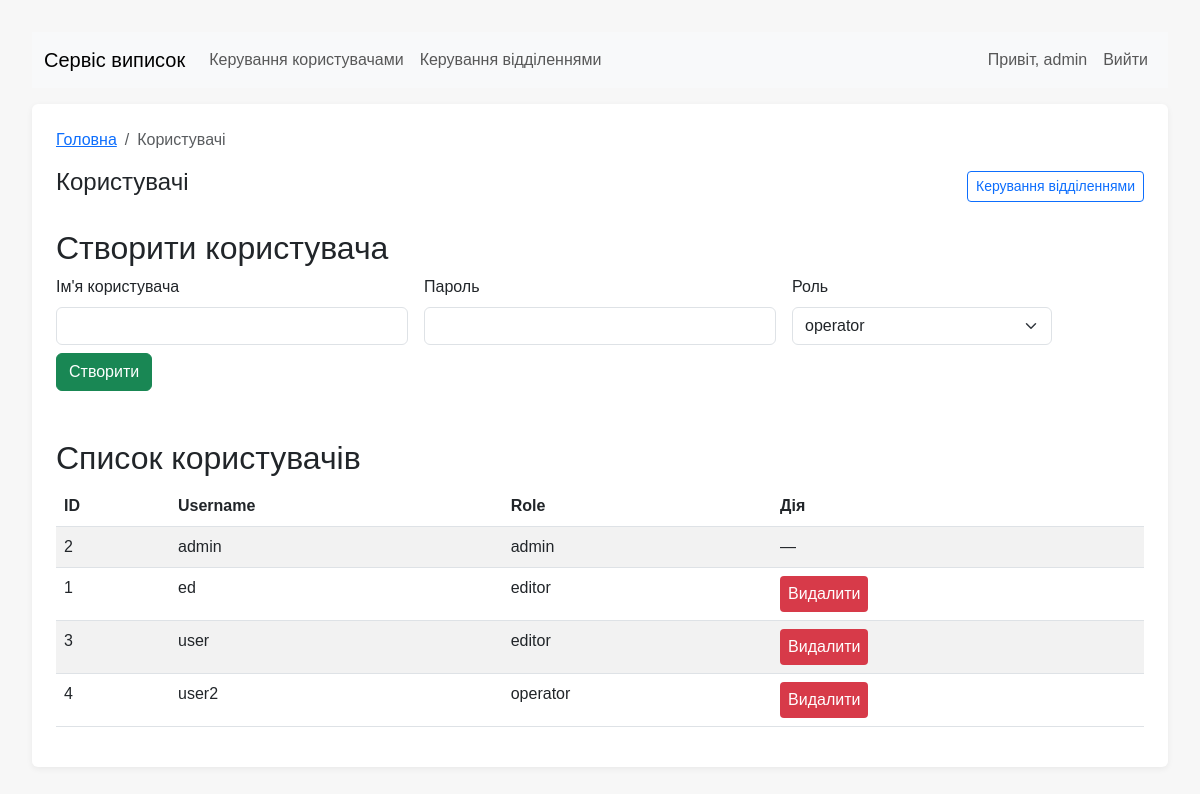
The app's page /admin/users (signed in) with its own data.
### models.py (models this page shows, shortened)
class User(UserMixin, db.Model):
    __tablename__ = 'users'
    id = db.Column(db.Integer, primary_key=True)
    username = db.Column(db.String(80), unique=True, nullable=False)
    password_hash = db.Column(db.String(128), nullable=False)
    role = db.Column(db.String(20), nullable=False, default='operator')  # operator/editor/admin
    records = db.relationship('Record', backref='creator', lazy=True)

### app.py (the view)
    @app.route('/admin/users')
    @role_required('admin')
    def admin_users():
        users = User.query.order_by(User.username).all()
        return render_template('admin_users.html', users=users)

### templates/admin_users.html (shortened to what this page needs)
{% extends "base.html" %}
{% block breadcrumbs %}
  <li class="breadcrumb-item active" aria-current="page">Користувачі</li>
{% endblock %}
{% block content %}
  <div class="d-flex align-items-center justify-content-between">
    <h1 class="h4">Користувачі</h1>
    <div>
      <a class="btn btn-outline-primary btn-sm" href="{{ url_for('admin_departments') }}">Керування відділеннями</a>
    </div>
  </div>
  <h2 class="mt-4">Створити користувача</h2>
  <form method="post" action="{{ url_for('admin_create_user') }}" class="row gx-3 gy-2 align-items-end">
    <div class="col-sm-4">
      <label class="form-label">Ім'я користувача</label>
      <input class="form-control" name="username" required>
    </div>
    <div class="col-sm-4">
      <label class="form-label">Пароль</label>
      <input class="form-control" name="password" type="password" required>
    </div>
    <div class="col-sm-3">
      <label class="form-label">Роль</label>
      <select class="form-select" name="role">
        <option value="operator">operator</option>
      </select>
    </div>
    <div class="col-auto">
      <button class="btn btn-success" type="submit">Створити</button>
    </div>
  </form>
  <h2 class="mt-5">Список користувачів</h2>
  <div class="table-responsive">
  <table class="table table-striped">    <thead>
      <tr>
        <th>ID</th>
        <th>Username</th>
        <th>Role</th>
        <th>Дія</th>
      </tr>
    </thead>
    <tbody>
      {% for u in users %}
        <tr>
          <td>{{ u.id }}</td>
          <td>{{ u.username }}</td>
          <td>{{ u.role }}</td>
          <td>
            {% if current_user.id != u.id %}
              <form method="post" action="{{ url_for('admin_delete_user', user_id=u.id) }}" style="display:inline;">
                <button class="btn-delete" type="submit">Видалити</button>
              </form>
            {% else %}
              —
            {% endif %}
          </td>
        </tr>
      {% endfor %}
    </tbody>
  </table>
{% endblock %}

### templates/base.html (shortened to what this page needs)
<!doctype html>
<html lang="uk">
<head>
  <link href="https://cdn.jsdelivr.net/npm/bootstrap@5.3.0/dist/css/bootstrap.min.css" rel="stylesheet">
  <link rel="stylesheet" href="{{ url_for('static', filename='style.css') }}">
</head>
<body>
  <nav class="navbar navbar-expand-lg navbar-light bg-light mb-3">
    <div class="container-fluid">
      <a class="navbar-brand" href="{{ url_for('index') }}">Сервіс виписок</a>
      <div class="collapse navbar-collapse">
        <ul class="navbar-nav me-auto mb-2 mb-lg-0">
          {% if current_user.is_authenticated %}
            {% if current_user.role == 'admin' %}
              <li class="nav-item"><a class="nav-link" href="{{ url_for('admin_users') }}">Керування користувачами</a></li>
              <li class="nav-item"><a class="nav-link" href="{{ url_for('admin_departments') }}">Керування відділеннями</a></li>
            {% endif %}
          {% endif %}
        </ul>
        <ul class="navbar-nav ms-auto">
          {% if current_user.is_authenticated %}
            <li class="nav-item nav-link">Привіт, {{ current_user.username }}</li>
            <li class="nav-item"><a class="nav-link" href="{{ url_for('logout') }}">Вийти</a></li>
          {% else %}
            <li class="nav-item"><a class="nav-link" href="{{ url_for('login') }}">Увійти</a></li>
            <li class="nav-item"><a class="nav-link" href="{{ url_for('register') }}">Реєстрація</a></li>
          {% endif %}
        </ul>
      </div>
    </div>
  </nav>
  <div class="container">
    <nav aria-label="breadcrumb">
      <ol class="breadcrumb">
        <li class="breadcrumb-item"><a href="{{ url_for('index') }}">Головна</a></li>
        {% block breadcrumbs %}{% endblock %}
      </ol>
    </nav>
    {% block content %}{% endblock %}
  </div>
</body>
</html>

### static/style.css (style rules this page uses)
body { font-family: Arial, sans-serif; margin: 2rem; background: #f7f7f7; }
.container { background: #fff; padding: 1.5rem; border-radius: 6px; box-shadow: 0 2px 6px rgba(0,0,0,0.06); }
.btn-delete { background:#d73a49; color:#fff; border:none; padding:6px 8px; border-radius:4px; }

### records on screen
User: username "admin", id "2", role "admin"
User: id "1", username "ed", role "editor"
User: id "3", username "user", role "editor"
User: id "4", username "user2", role "operator"
